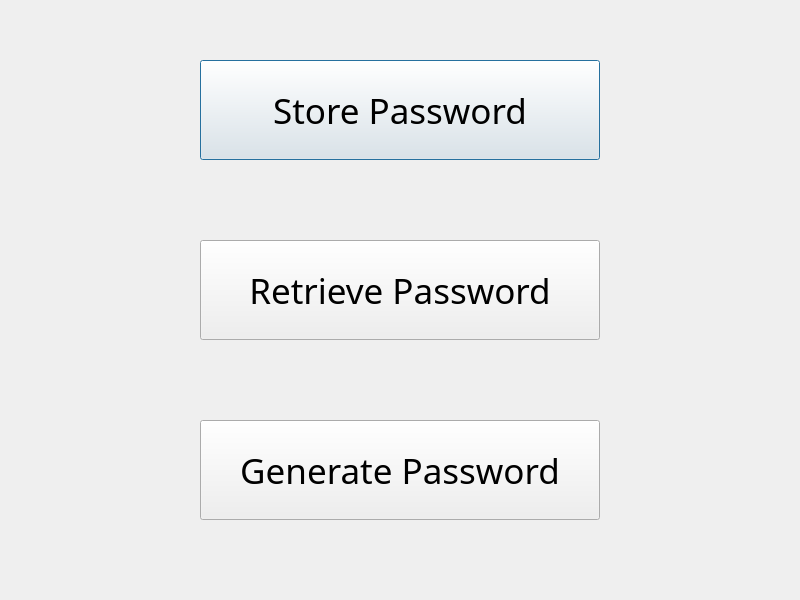
<?xml version="1.0" encoding="UTF-8"?>
<ui version="4.0">
 <class>passwordManagementButtons</class>
 <widget class="QDialog" name="passwordManagementButtons">
  <property name="geometry">
   <rect>
    <x>0</x>
    <y>0</y>
    <width>800</width>
    <height>600</height>
   </rect>
  </property>
  <property name="font">
   <font>
    <family>Yu Gothic Medium</family>
    <pointsize>26</pointsize>
   </font>
  </property>
  <property name="windowTitle">
   <string>Dialog</string>
  </property>
  <widget class="QPushButton" name="storePass">
   <property name="geometry">
    <rect>
     <x>200</x>
     <y>60</y>
     <width>400</width>
     <height>100</height>
    </rect>
   </property>
   <property name="font">
    <font>
     <family>Bahnschrift Light</family>
     <pointsize>26</pointsize>
    </font>
   </property>
   <property name="text">
    <string>Store Password</string>
   </property>
  </widget>
  <widget class="QPushButton" name="retrievePass">
   <property name="geometry">
    <rect>
     <x>200</x>
     <y>240</y>
     <width>400</width>
     <height>100</height>
    </rect>
   </property>
   <property name="font">
    <font>
     <family>Bahnschrift Light</family>
     <pointsize>26</pointsize>
    </font>
   </property>
   <property name="text">
    <string>Retrieve Password</string>
   </property>
  </widget>
  <widget class="QPushButton" name="genPass">
   <property name="geometry">
    <rect>
     <x>200</x>
     <y>420</y>
     <width>400</width>
     <height>100</height>
    </rect>
   </property>
   <property name="font">
    <font>
     <family>Bahnschrift Light</family>
     <pointsize>26</pointsize>
    </font>
   </property>
   <property name="text">
    <string>Generate Password</string>
   </property>
  </widget>
 </widget>
 <resources/>
 <connections/>
</ui>
